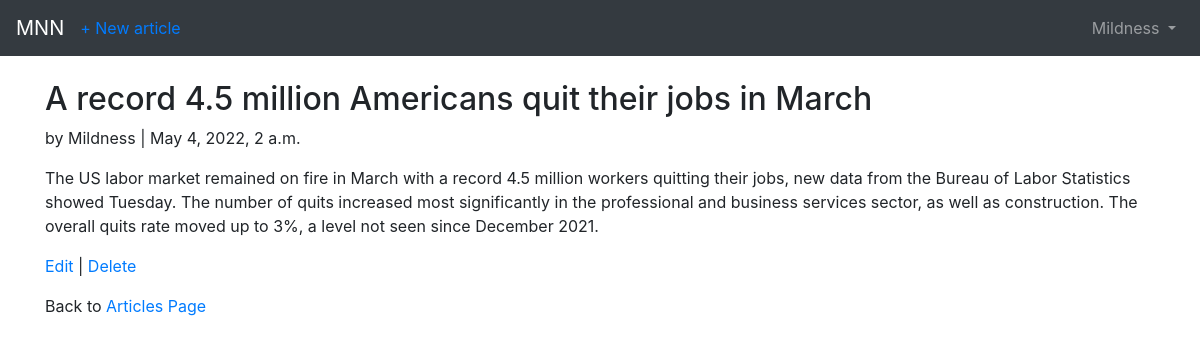
/articles/2/ (signed in), run on the app's committed database.
### users/models.py (models this page shows)
class CustomUser(AbstractUser):
    age = models.PositiveIntegerField(null=True, blank=True)

### articles/models.py (models this page shows, shortened)
class Article(models.Model):
    title = models.CharField(max_length=255)
    body = models.TextField()
    date = models.DateTimeField(auto_now_add=True)
    author = models.ForeignKey(
        get_user_model(),
        on_delete=models.CASCADE,
    )

### articles/views.py (the view)
# urls.py: path('<int:pk>/', ArticleDetailView.as_view(), name='article_detail'),
class ArticleDetailView(LoginRequiredMixin, DetailView):
    model = Article
    template_name = 'article_detail.html'
    login_url = 'login'

### templates/article_detail.html
{% extends 'base.html' %}
{% block content %}
    <div class="article-entry">
        <h2>{{ object.title }}</h2>
        <p>by {{ object.author }} | {{ object.date }}</p>
        <p>{{ object.body }}</p>
    </div>
    <p><a href="{% url 'article_edit' article.pk %}">Edit</a> | <a href="{% url 'article_delete' article.pk %}">Delete</a></p>
    <p>Back to <a href="{% url 'article_list' %}">Articles Page</a></p>
{% endblock content %}

### templates/base.html (shortened to what this page needs)
<!DOCTYPE html>
<html lang="en">
<head>
    <link rel="stylesheet" href="https://cdn.jsdelivr.net/npm/bootstrap@4.1.3/dist/css/bootstrap.min.css">
</head>
<body>
    <nav class="navbar navbar-expand-md navbar-dark bg-dark mb-4">
        <a class="navbar-brand" href="{% url 'home' %}">MNN</a>
        {% if user.is_authenticated %}
            <ul class="navbar-nav mr-auto">
                <li class="nav-item">
                    <a href="{% url 'article_new' %}">+ New article</a>
                </li>
            </ul>
        {% endif %}
        <div class="collapse navbar-collapse" id="navbarCollapse">
        {% if user.is_authenticated %}
            <ul class="navbar-nav ml-auto">
            <li class="nav-item">
            <a class="nav-link dropdown-toggle" href="#" id="userMenu"
            data-toggle="dropdown" aria-haspopup="true"
            aria-expanded="false">
            {{ user.username }}
            </a>
            </li>
            </ul>
        {% else %}
        <form class="form-inline ml-auto">
            <a href="{% url 'login' %}" class="btn btn-outline-secondary">
            Log In</a>
            <a href="{% url 'signup' %}" class="btn btn-primary ml-2">Sign Up</a>
        </form>
        {% endif %}
        </div>
        </nav>
    <div class="container">
        {% block content %}
        {% endblock content %}
    </div>
</body>
</html>

### data on the page
CustomUser: username "Mildness"
Article: title "A record 4.5 million Americans quit their jobs in March", author "Mildness", date "May 4, 2022, 2 a.m.", body "The US labor market remained on fire in March with a record 4.5 million workers quitting their jobs, new data from the Bureau of Labor Statistics showed Tuesday. The number of quits increased most significantly in the professional and business services sector, as well as construction. The overall quits rate moved up to 3%, a level not seen since December 2021."
